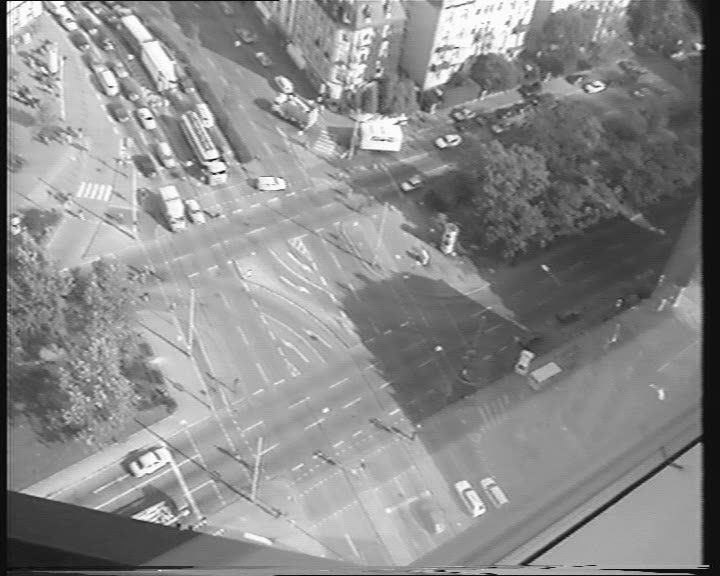
#> input picture Module-06/Python-B/scene00001.png, 720 x 576 px
$ python diadic_motion.py
#> lines starting #> are read from the running program, lines starting #| are printed output that depends on the picture
import cv2
from matplotlib import pyplot as plt

img1 = cv2.imread('scene00001.png', 0)
#> img1 is the input picture: shape (576, 720); min 0, max 255, mean 138.3
img2 = cv2.imread('scene00004.png', 0)
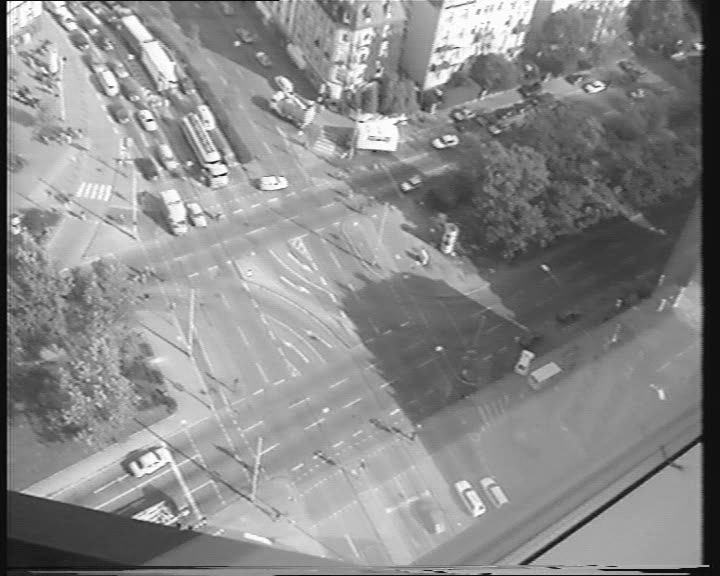
#> input picture Module-06/Python-B/scene00004.png, 720 x 576 px
#> img2 is the input picture: shape (576, 720); min 0, max 255, mean 138.1

diff = cv2.absdiff(img1, img2)
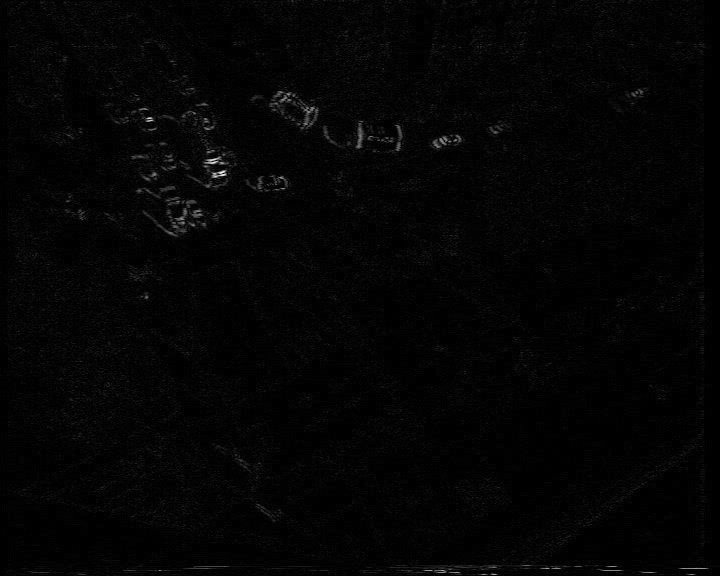
#> diff: shape (576, 720); min 0, max 243, mean 4.2
_, thresh = cv2.threshold(diff, 30, 255, cv2.THRESH_BINARY)
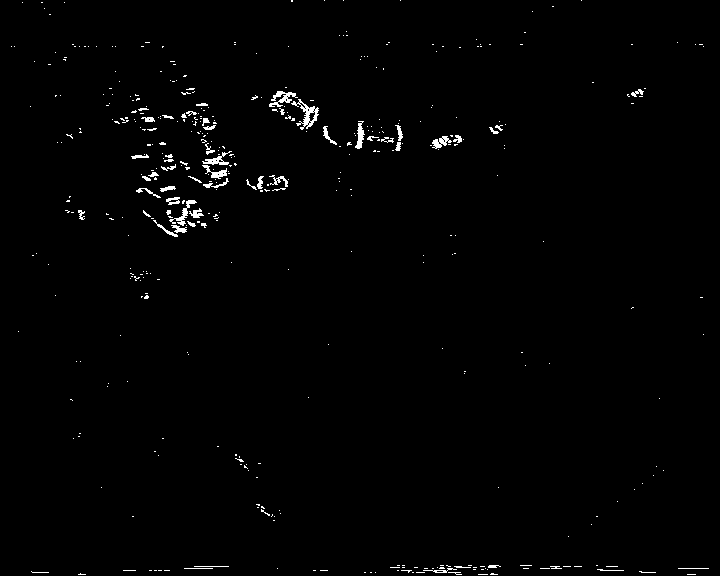
#> thresh: shape (576, 720); 1.1% white in thin lines or dots

cv2.imshow('scene00001.png', img1)
cv2.imshow('scene00004.png', img2)
cv2.imshow('diff', thresh)
cv2.waitKey(0)

# plt.imshow(thresh, cmap='gray')
# plt.title('Motion (Binary)')
# plt.show()
